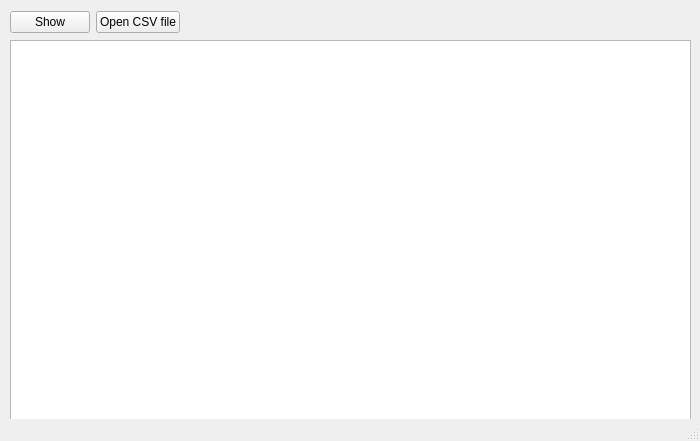
<?xml version="1.0" encoding="UTF-8"?>
<ui version="4.0">
 <class>MainWindow</class>
 <widget class="QMainWindow" name="MainWindow">
  <property name="geometry">
   <rect>
    <x>0</x>
    <y>0</y>
    <width>700</width>
    <height>441</height>
   </rect>
  </property>
  <property name="windowTitle">
   <string>MainWindow</string>
  </property>
  <widget class="QWidget" name="centralwidget">
   <widget class="QWidget" name="horizontalLayoutWidget">
    <property name="geometry">
     <rect>
      <x>10</x>
      <y>10</y>
      <width>681</width>
      <height>25</height>
     </rect>
    </property>
    <layout class="QHBoxLayout" name="horizontalLayout">
     <item>
      <widget class="QPushButton" name="btn_show">
       <property name="text">
        <string>Show</string>
       </property>
      </widget>
     </item>
     <item>
      <widget class="QPushButton" name="btn_open_file">
       <property name="text">
        <string>Open CSV file</string>
       </property>
      </widget>
     </item>
     <item>
      <spacer name="horizontalSpacer">
       <property name="orientation">
        <enum>Qt::Horizontal</enum>
       </property>
       <property name="sizeHint" stdset="0">
        <size>
         <width>40</width>
         <height>20</height>
        </size>
       </property>
      </spacer>
     </item>
    </layout>
   </widget>
   <widget class="QWidget" name="verticalLayoutWidget">
    <property name="geometry">
     <rect>
      <x>10</x>
      <y>40</y>
      <width>681</width>
      <height>381</height>
     </rect>
    </property>
    <layout class="QVBoxLayout" name="verticalLayout">
     <item>
      <widget class="QTableWidget" name="table"/>
     </item>
    </layout>
   </widget>
  </widget>
  <widget class="QStatusBar" name="statusbar"/>
 </widget>
 <resources/>
 <connections/>
</ui>
